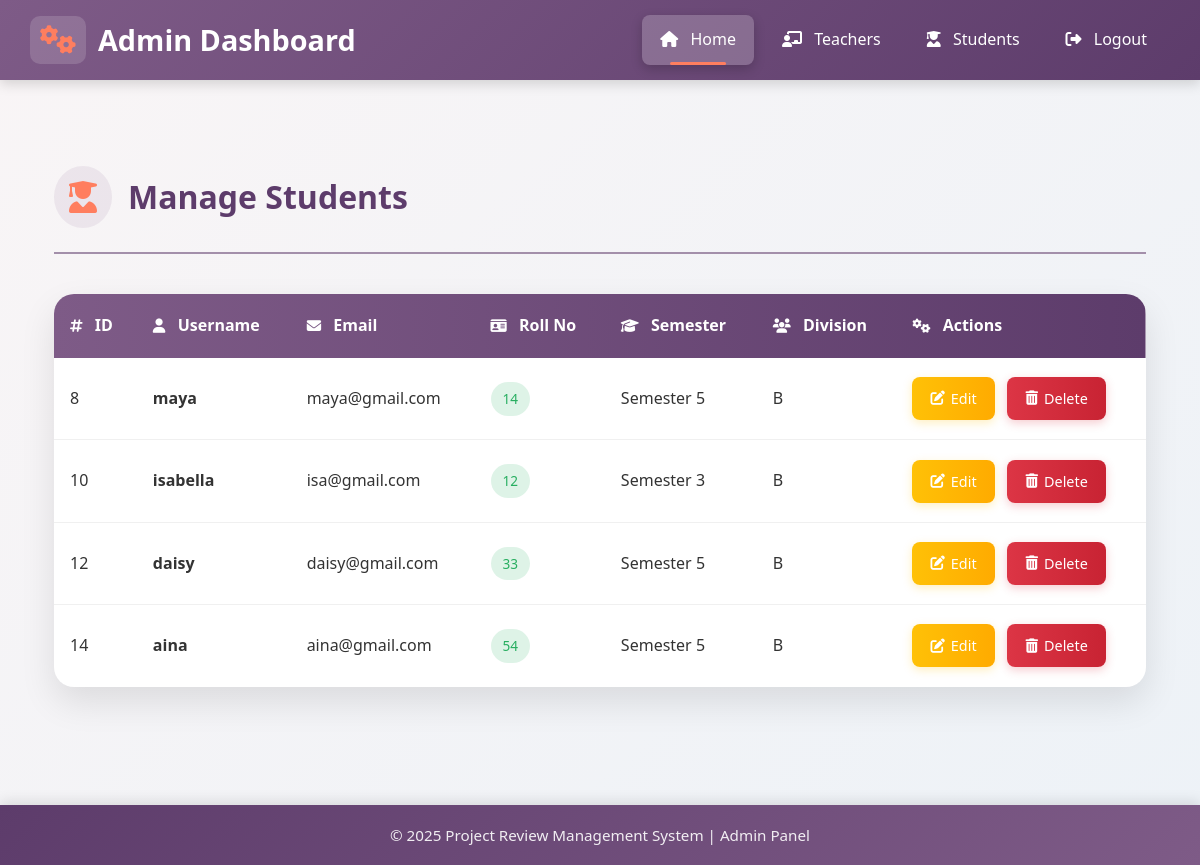
The page /dashboard/manage-students/ on the database its author committed.
### project_review_app/models.py (models this page shows, shortened)
class CustomUser(AbstractUser):
    ROLE_CHOICES = (
        ('teacher', 'Teacher'),
        ('student', 'Student'),
        ('admin', 'Admin'),
    )
    DIVISION_CHOICES = (
        ('A', 'Division A'),
        ('B', 'Division B'),
        ('C', 'Division C'),
    )
    SEMESTER_CHOICES = (
        (1, 'Semester 1'),
        (2, 'Semester 2'),
        (3, 'Semester 3'),
        (4, 'Semester 4'),
        (5, 'Semester 5'),
        (6, 'Semester 6'),
    )
    role = models.CharField(max_length=10, choices=ROLE_CHOICES)
    email = models.EmailField(unique=True)
    division = models.CharField(max_length=1, choices=DIVISION_CHOICES, blank=True, null=True)
    roll_no = models.CharField(max_length=20, blank=True, null=True)
    semester = models.PositiveIntegerField(choices=SEMESTER_CHOICES, blank=True, null=True)
    department = models.CharField(max_length=100, blank=True, null=True)
    subject = models.CharField(max_length=100, blank=True, null=True)

### project_review_app/views.py (the view)
# urls.py: path("dashboard/manage-students/", views.manage_students, name="manage_students"),
def manage_students(request):
    students = CustomUser.objects.filter(role="student")
    return render(request, "admin/manage_students.html", {"students": students})

### templates/admin/manage_students.html (shortened to what this page needs)
{% extends "base_admin.html" %}
{% load static %}
{% block content %}
<div class="student-management-container">
    <div class="page-header">
        <h1 class="page-title">
            <i class="fas fa-user-graduate"></i> Manage Students
        </h1>
    </div>
    <div class="student-table-container">
        <table class="student-table">
            <thead>
                <tr>
                    <th><i class="fas fa-hashtag"></i> ID</th>
                    <th><i class="fas fa-user"></i> Username</th>
                    <th><i class="fas fa-envelope"></i> Email</th>
                    <th><i class="fas fa-id-card"></i> Roll No</th>
                    <th><i class="fas fa-graduation-cap"></i> Semester</th>
                    <th><i class="fas fa-users"></i> Division</th>
                    <th><i class="fas fa-cogs"></i> Actions</th>
                </tr>
            </thead>
            <tbody>
                {% for student in students %}
                <tr>
                    <td>{{ student.id }}</td>
                    <td>
                        <strong>{{ student.username }}</strong>
                    </td>
                    <td>{{ student.email }}</td>
                    <td>
                        <span class="status-badge status-active">{{ student.roll_no }}</span>
                    </td>
                    <td>Semester {{ student.semester }}</td>
                    <td>{{ student.division }}</td>
                    <td>
                        <div class="action-buttons">
                            <a href="{% url 'edit_student' student.id %}" class="btn-edit">
                                <i class="fas fa-edit"></i> Edit
                            </a>
                            <a href="{% url 'delete_student' student.id %}" class="btn-delete">
                                <i class="fas fa-trash-alt"></i> Delete
                            </a>
                        </div>
                    </td>
                </tr>
                {% endfor %}
            </tbody>
        </table>
    </div>
</div>
{% endblock %}

### templates/base_admin.html (style rules this page uses)
:root { --primary-dark: #5d3c6b; --primary: #7e5b87; --primary-light: #a38faa; --secondary: #f5e3e6; --accent: #ff7e5f; --light: #ffffff; --dark: #4a4a4a; --light-bg: #f9f5f6; --card-dark: #6a4a73; --card-light: #f0e6f5; --text-dark: #333333; --text-light: #777777; }
* { margin: 0; padding: 0; box-sizing: border-box; }
body { font-family: 'Segoe UI', Tahoma, Geneva, Verdana, sans-serif; background: linear-gradient(135deg, var(--light-bg) 0%, #edf2f7 100%); color: var(--text-dark); line-height: 1.6; display: flex; flex-direction: column; min-height: 100vh; }

### templates/admin/manage_students.html (style rules this page uses)
.student-management-container { max-width: 1400px; margin: 2rem auto; padding: 2rem; }
.page-header { display: flex; justify-content: space-between; align-items: center; margin-bottom: 2.5rem; padding-bottom: 1.5rem; border-bottom: 2px solid var(--primary-light); }
.page-title { color: var(--primary-dark); font-size: 2.2rem; font-weight: 700; margin: 0; display: flex; align-items: center; gap: 1rem; }
.page-title i { color: var(--accent); background: rgba(126, 91, 135, 0.1); padding: 15px; border-radius: 50%; }
.student-table-container { background: white; border-radius: 20px; overflow: hidden; box-shadow: 0 15px 35px rgba(0, 0, 0, 0.1); margin-bottom: 2rem; overflow-x: auto; }
.student-table { width: 100%; border-collapse: collapse; min-width: 1000px; }
.student-table thead { background: linear-gradient(to right, var(--primary), var(--primary-dark)); color: white; }
.student-table th { padding: 1.2rem 1rem; text-align: left; font-weight: 600; font-size: 1rem; color: white; }
.student-table th i { margin-right: 8px; font-size: 0.9rem; }
.student-table td { padding: 1.2rem 1rem; border-bottom: 1px solid #f0f0f0; color: var(--text-dark); }
.student-table tbody tr { transition: all 0.3s ease; }
.student-table tbody tr:last-child td { border-bottom: none; }
.action-buttons { display: flex; gap: 0.8rem; }
.btn-edit { background: linear-gradient(to right, #ffc107, #ffab00); color: white; border: none; padding: 10px 18px; border-radius: 8px; font-size: 0.9rem; font-weight: 500; text-decoration: none; display: inline-flex; align-items: center; gap: 6px; transition: all 0.3s ease; box-shadow: 0 3px 10px rgba(255, 193, 7, 0.25); }
.btn-delete { background: linear-gradient(to right, #dc3545, #c82333); color: white; border: none; padding: 10px 18px; border-radius: 8px; font-size: 0.9rem; font-weight: 500; text-decoration: none; display: inline-flex; align-items: center; gap: 6px; transition: all 0.3s ease; box-shadow: 0 3px 10px rgba(220, 53, 69, 0.25); }
.status-badge { display: inline-block; padding: 6px 12px; border-radius: 20px; font-size: 0.85rem; font-weight: 500; }
.status-active { background: rgba(39, 174, 96, 0.15); color: #27ae60; }
.student-table tbody tr { animation: fadeInUp 0.5s ease forwards; }
.student-table tbody tr:nth-child(1) { animation-delay: 0.1s; }
.student-table tbody tr:nth-child(2) { animation-delay: 0.2s; }
.student-table tbody tr:nth-child(3) { animation-delay: 0.3s; }
.student-table tbody tr:nth-child(4) { animation-delay: 0.4s; }
@media (max-width: 1200px) { .student-management-container { padding: 1.5rem; } }
@media (max-width: 1200px) { .page-header { flex-direction: column; align-items: flex-start; gap: 1.5rem; } }
@media (max-width: 1200px) { .page-title { font-size: 2rem; } }

### rows shown on the page
CustomUser: id "8", username "maya", email "maya@gmail.com", roll_no "14", semester "5", division "B"
CustomUser: id "10", username "isabella", email "isa@gmail.com", roll_no "12", semester "3", division "B"
CustomUser: id "12", username "daisy", email "daisy@gmail.com", roll_no "33", semester "5", division "B"
CustomUser: id "14", username "aina", email "aina@gmail.com", roll_no "54", semester "5", division "B"
